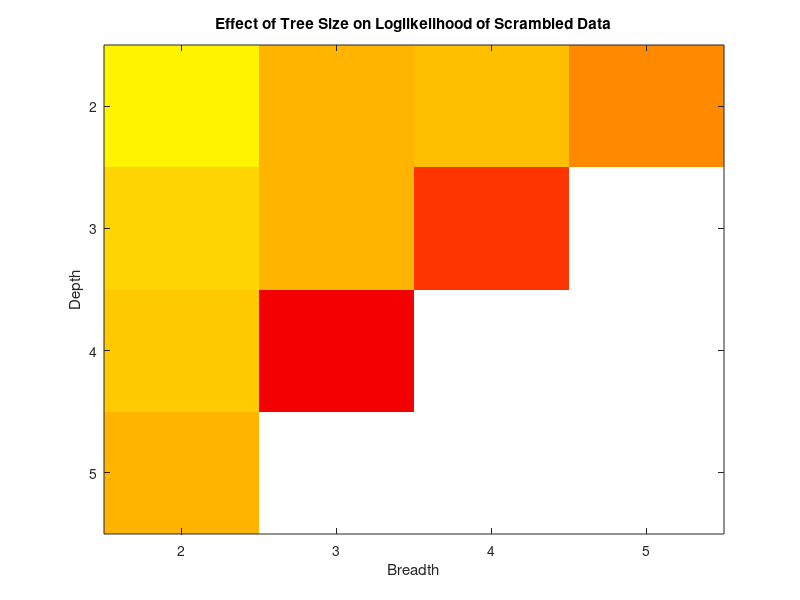

Here is the MATLAB script that generated this plot: (Note: this script raises an error after producing the figure.)
load('runs.mat')
logps = zeros(size(runs));
for i = 1:size(runs,1)
    for j = 1:size(runs,1)
        if isstruct(runs{i,j})
            logps(i,j) = mean(runs{i,j}.test_log_p);
        end
    end
end


colormap(hot)
imagesc(logps);set(gca,'XTick',1:4,'XTickLabel',['2';'3';'4';'5'],'YTick',1:4,'YTickLabel',['2';'3';'4';'5'])
caxis([min(logps(logps~=0))*1.2,max(logps(logps~=0))*.8]);
xlabel('Breadth')
ylabel('Depth')
title('Effect of Tree Size on Loglikelihood of Test Data')


logps = zeros(size(runs));
for i = 1:size(runs,1)
    for j = 1:size(runs,1)
        if isstruct(runs{i,j})
            logps(i,j) = mean(log(runs{i,j}.shuffled_test_p));
        end
    end
end


colormap(hot)
imagesc(logps);set(gca,'XTick',1:4,'XTickLabel',['2';'3';'4';'5'],'YTick',1:4,'YTickLabel',['2';'3';'4';'5'])
caxis([min(logps(logps~=0))*1.2,max(logps(logps~=0))*.8]);
xlabel('Breadth')
ylabel('Depth')
title('Effect of Tree Size on Loglikelihood of Scrambled Data')


alphabet = [' abcdefghijklmnopqrstuvwxyz'];

test = cell(12);
for i = 1:12
    test{i} = find(Bnew(i,:)>.08);
    labels{i} = upper(alphabet(test{i}));
end

colormap(hot)
imagesc(Anew);set(gca,'XTick',1:12,'XTickLabel',labels,'YTick',1:12,'YTickLabel',labels)
%rotateXLabels(gca,45)
title('HMM Transition Probabilities')


currentmodel = runs{3,1};

B_mat = [];
for child_idx = 1:2
    for gchild_idx = 1:2
        for ggchild_idx = 1:2
            for gggchild_idx = 1:2
                B_mat = [B_mat currentmodel.theta.subs{child_idx}.subs{gchild_idx}.subs{ggchild_idx}.subs{gggchild_idx}.B];
            end
        end
    end
end

B_mat = [];
for child_idx = 1:2
    for gchild_idx = 1:2
            B_mat = [B_mat currentmodel.theta.subs{child_idx}.subs{gchild_idx}.B];
    end
end

       
            






